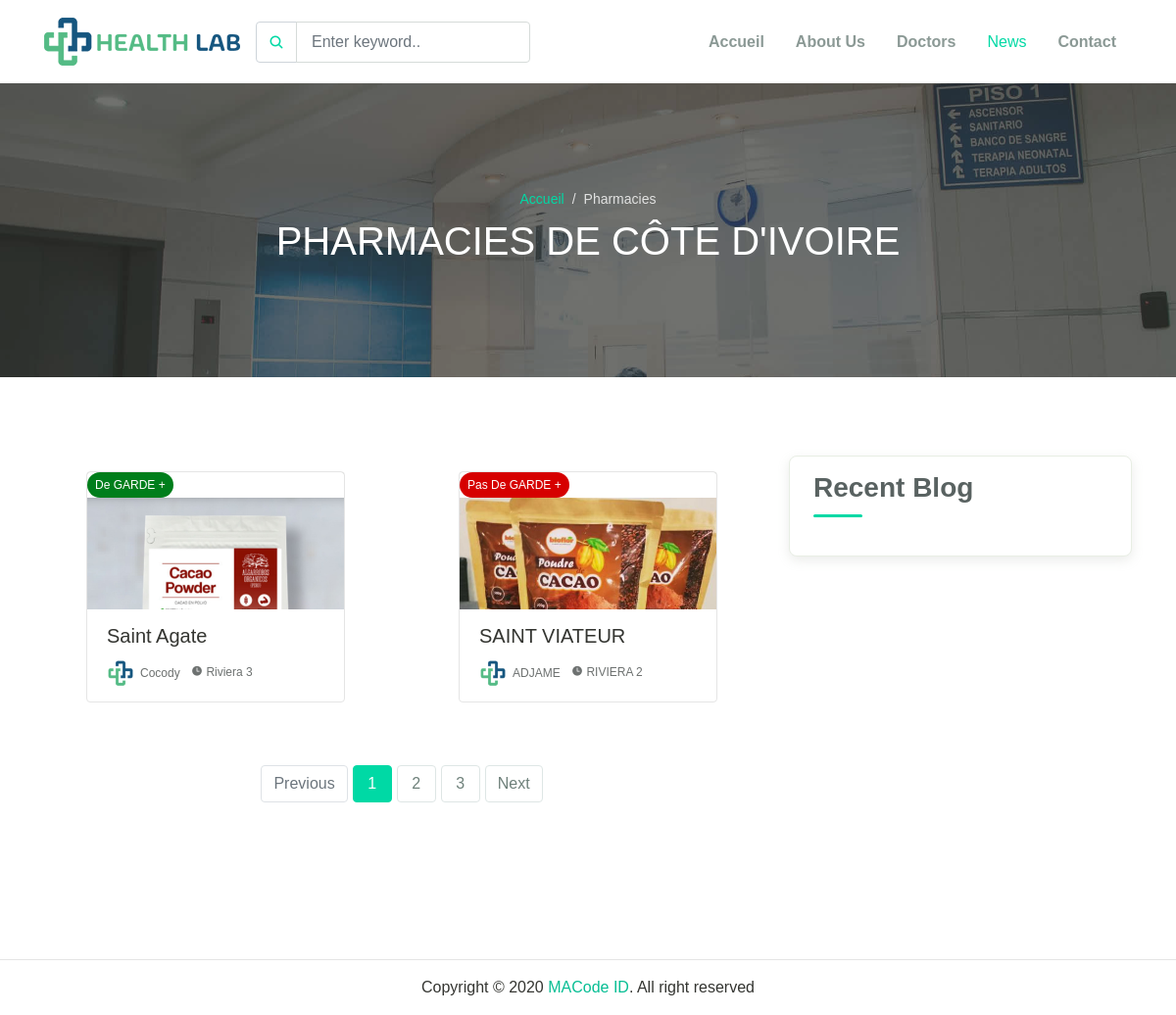
/rechercheform, run on the app's committed database.
### blog/models.py (models this page shows, shortened)
class Pharmacie(models.Model):
    nompharma = models.CharField(max_length=200)
    imagephrama = models.ImageField(upload_to='logopharma')
    imageproprietaire = models.ImageField(upload_to ='PROPRIETAIRE')
    commune = models.CharField(max_length=100)
    quartier = models.CharField(max_length=100)
    contact = models.CharField(max_length=14)
    rayon = models.ManyToManyField(Rayon, related_name='rayons')
    slug=models.CharField(max_length=50)
    degarde = models.BooleanField(default=True)

### blog/views.py (the view, shortened to what this page needs)
# urls.py: path('rechercheform',rechercheform, name="rechercheform" ),
def rechercheform(request):
    message = ""
    query = request.GET.get('query')
    if not query:
        pharmacies = Pharmacie.objects.all()
    context = {
        'pharmacies':pharmacies,
        'message':message,
    }
    return render(request, 'pharmatopci.html', context)

### blog/templates/pharmatopci.html (shortened to what this page needs)
{% load static %}
<!DOCTYPE html>
<html lang="fr">
{% block head %}
  <head>
    <link rel="stylesheet" href="{% static 'pharm/assets/css/maicons.css' %}">
    <link rel="stylesheet" href="{% static 'pharm/assets/css/bootstrap.css' %}">
    <link rel="stylesheet" href="{% static 'pharm/assets/vendor/owl-carousel/css/owl.carousel.css' %}">
    <link rel="stylesheet" href="{% static 'pharm/assets/vendor/animate/animate.css' %}">
    <link rel="stylesheet" href="{% static 'pharm/assets/css/theme.css' %}">
  </head>
{% endblock head %}
{% block body %}
  <body>
    <header>
      <nav class="navbar navbar-expand-lg navbar-light shadow-sm">
        <div class="container">
          <a class="navbar-brand" href="{% url 'index' %}"><img src="{% static 'images/logo.png' %}" alt="image"></a>
          {% include "rechercheform.html" %}
          <div class="collapse navbar-collapse" id="navbarSupport">
            <ul class="navbar-nav ml-auto" style="font-weight: bold;">
              <li class="nav-item">
                <a class="nav-link" href="{% url 'index' %}">Accueil</a>
              </li>
              <li class="nav-item">
                <a class="nav-link" href="about.html">About Us</a>
              </li>
              <li class="nav-item">
                <a class="nav-link" href="doctors.html">Doctors</a>
              </li>
              <li class="nav-item active">
                <a class="nav-link" href="blog.html">News</a>
              </li>
              <li class="nav-item">
                <a class="nav-link" href="contact.html">Contact</a>
              </li>
            </ul>
          </div>
        </div>
      </nav>
    </header>
    <div class="page-banner overlay-dark bg-image" style="background-image: url({% static 'pharm/assets/img/bg_image_1.jpg' %})">
      <div class="banner-section">
        <div class="container text-center wow fadeInUp">
          <nav aria-label="Breadcrumb">
            <ol class="breadcrumb breadcrumb-dark bg-transparent justify-content-center py-0 mb-2">
              <li class="breadcrumb-item"><a href="{% url 'index' %}">Accueil</a></li>
              <li class="breadcrumb-item active" aria-current="page">Pharmacies</li>
            </ol>
          </nav>
          <h1 class="font-weight-normal">PHARMACIES DE CÔTE D'IVOIRE</h1>
        </div>
      </div>
    </div>
    <div class="page-section">
      <div class="container">
        <div class="row">
          <div class="col-lg-8">
            <div class="row">
              {% for pharmacie in pharmacies %}
              <div class="col-sm-6 py-3">
                <div class="card-blog">
                  <div class="header">
                  {% if pharmacie.degarde %}
                    <div class="post-category1" style="background-color: white;">
                      <a href="#">De GARDE + </a>
                    </div>
                  {% else %}
                  <div class="post-category2" style="background-color: white;">
                    <a href="#">Pas De GARDE + </a>
                  </div>
                  {% endif %}
                    <a href="{% url 'detpharma' pharmacie.slug %}" class="post-thumb">
                      <img src="{{pharmacie.imagephrama.url}}" alt="">
                    </a>
                  </div>
                  <div class="body">
                    <h5 class="post-title"><a href="{% url 'detpharma' pharmacie.slug %}" >{{pharmacie.nompharma|truncatewords:2}}</a></h5>
                    <div class="site-info">
                      <div class="avatar mr-2">
                        <div class="avatar-img">
                          <img src="{{pharmacie.imageproprietaire.url}}" alt="">
                        </div>
                        <span>{{pharmacie.commune}} </span>
                      </div>
                      <span class="mai-time"></span> {{pharmacie.quartier}}
                    </div>
                  </div>
                </div>
              </div>
              {% endfor %}
              <div class="col-12 my-5">
                <nav aria-label="Page Navigation">
                  <ul class="pagination justify-content-center">
                    <li class="page-item disabled">
                      <a class="page-link" href="#" tabindex="-1" aria-disabled="true">Previous</a>
                    </li>
                    <li class="page-item active" aria-current="page">
                      <a class="page-link" href="#">1 <span class="sr-only">(current)</span></a>
                    </li>
                    <li class="page-item">
                      <a class="page-link" href="#">2</a>
                    </li>
                    <li class="page-item"><a class="page-link" href="#">3</a></li>
                    <li class="page-item">
                      <a class="page-link" href="#">Next</a>
                    </li>
                  </ul>
                </nav>
              </div>
            </div>
          </div>
          <div class="col-lg-4">
            <div class="sidebar">
              <div class="sidebar-block">
                <h3 class="sidebar-title">Recent Blog</h3>
              </div>
            </div>
          </div>
        </div>
      </div>
    </div>
        <hr>
        <p style="text-align:center;" id="copyright">Copyright &copy; 2020 <a href="https://macodeid.com/" target="_blank">MACode ID</a>. All right reserved</p>
  </body>
{% endblock body %}
</html>

### blog/static/pharm/assets/css/theme.css (style rules this page uses)
:root { --primary: #00D9A5; --accent: #FF3D85; --secondary: #4E5AFE; --warning: #EED818; --info: #05B4E1; --danger: #FF4943; --success: #96C93D; --dark: #343531; --light: #F5F9F6; --cs: #596261; --grey: #6E807A; }
body { font-family: "Source Sans Pro", sans-serif; line-height: 1.5; color: #343531; }
a { color: #07be94; text-decoration: none; background-color: transparent; }
.breadcrumb { background-color: #f8f9fa; }
.breadcrumb-dark .breadcrumb-item a { color: #00D9A5; }
.breadcrumb-dark .breadcrumb-item + .breadcrumb-item::before { display: inline-block; padding-right: 0.5rem; color: rgba(255, 255, 255, 0.8); content: "/"; }
.breadcrumb-dark .breadcrumb-item.active { color: rgba(255, 255, 255, 0.8); }
.navbar { min-height: 70px; }
.navbar-brand { font-weight: 600; padding-top: 10px; padding-bottom: 10px; }
.navbar-nav { margin-top: 10px; border-top: 1px solid #E8EEE4; flex-shrink: 0; }
.navbar-nav .nav-link { transition: all .2s ease; }
.navbar-light .navbar-nav .nav-link { color: rgba(110, 128, 122, 0.8); }
.navbar-light .navbar-nav .show > .nav-link, .navbar-light .navbar-nav .active > .nav-link, .navbar-light .navbar-nav .nav-link.show, .navbar-light .navbar-nav .nav-link.active { font-weight: 500; color: #00D9A5; }
@media (min-width: 992px) { .navbar-expand-lg .navbar-nav { margin-top: 0; border-top: none; } }
@media (min-width: 992px) { .navbar-expand-lg .navbar-nav .nav-link { padding-right: 16px; padding-left: 16px; } }
@media (min-width: 992px) { .navbar-expand-lg .navbar-nav { align-items: center; } }
.page-link { margin-left: 5px; min-width: 40px; color: #6E807A; border: 1px solid #dee6e5; text-align: center; border-radius: 4px; }
.page-item.active .page-link { z-index: 3; color: #fff; background-color: #00D9A5; border-color: #00D9A5; }
.page-item.disabled .page-link { color: #6c757d; pointer-events: none; cursor: auto; background-color: #fff; border-color: #dee2e6; }
.bg-image { position: relative; background-position: center center; background-size: cover; background-repeat: no-repeat; }
.bg-image > * { position: relative; z-index: 10; }
.avatar { display: inline-flex; flex-direction: row; align-items: center; }
.avatar-img { margin-right: 6px; width: 32px; height: 32px; border-radius: 50%; overflow: hidden; }
.avatar-img img { width: 100%; height: 100%; }
.page-section { position: relative; padding-top: 80px; padding-bottom: 80px; overflow: hidden; }
.page-banner { position: relative; height: 300px; z-index: 10; }
.page-hero.overlay-dark::before, .page-banner.overlay-dark::before { content: ""; position: absolute; top: 0; left: 0; width: 100%; height: 100%; background: rgba(52, 53, 49, 0.7); z-index: 1; }
.page-banner .breadcrumb-item, .page-banner .breadcrumb-item a { font-size: 14px; }
.hero-section, .banner-section { position: relative; display: -ms-flexbox; display: flex; -ms-flex-align: center; align-items: center; -ms-flex-pack: center; justify-content: center; height: 100%; color: #ffffff; z-index: 10; }
.card-blog { position: relative; display: block; max-width: 264px; margin: 0 auto; background-color: #fff; border-radius: 4px; border: 1px solid #E5E5E5; overflow: hidden; }
.card-blog .header { width: 100%; height: 140px; background-color: #9A9F97; overflow: hidden; }
.card-blog .header .post-thumb { position: relative; overflow: hidden; }
.card-blog .header .post-thumb img { width: 100%; transition: transform .2s linear; }
.card-blog .body { padding: 15px 20px; }
.card-blog .post-category1 a { display: inline-block; padding: 4px 8px; font-size: 12px; background-color: #007e1b; color: #fff; border-radius: 40px; }
.card-blog .post-category2 a { display: inline-block; padding: 4px 8px; font-size: 12px; background-color: #d60000; color: #fff; border-radius: 40px; }
.card-blog .post-title, .card-blog .post-title a { color: #343531; }
.card-blog .site-info { margin-top: 12px; font-size: 12px; color: #6D7170; }
.card-blog .avatar-img { width: 28px; height: 28px; }
.sidebar-block { position: relative; display: block; padding: 15px 24px; margin-bottom: 32px; background-color: #fff; border-radius: 8px; border: 1px solid #E8EEE4; box-shadow: 0 4px 12px rgba(154, 159, 151, 0.2); }
.sidebar-block::after { display: block; clear: both; content: ""; }
.sidebar-title { font-weight: 600; margin-bottom: 24px; color: #596261; }
.sidebar-title::after { content: ''; display: block; margin-top: 10px; width: 50px; height: 3px; background-color: #00D9A5; border-radius: 40px; }

### data on the page
Pharmacie: degarde "De GARDE +", imagephrama (picture), nompharma "Saint Agate", imageproprietaire (picture), commune "Cocody", quartier "Riviera 3"
Pharmacie: degarde "Pas De GARDE +", imagephrama (picture), nompharma "SAINT VIATEUR", imageproprietaire (picture), commune "ADJAME", quartier "RIVIERA 2"
